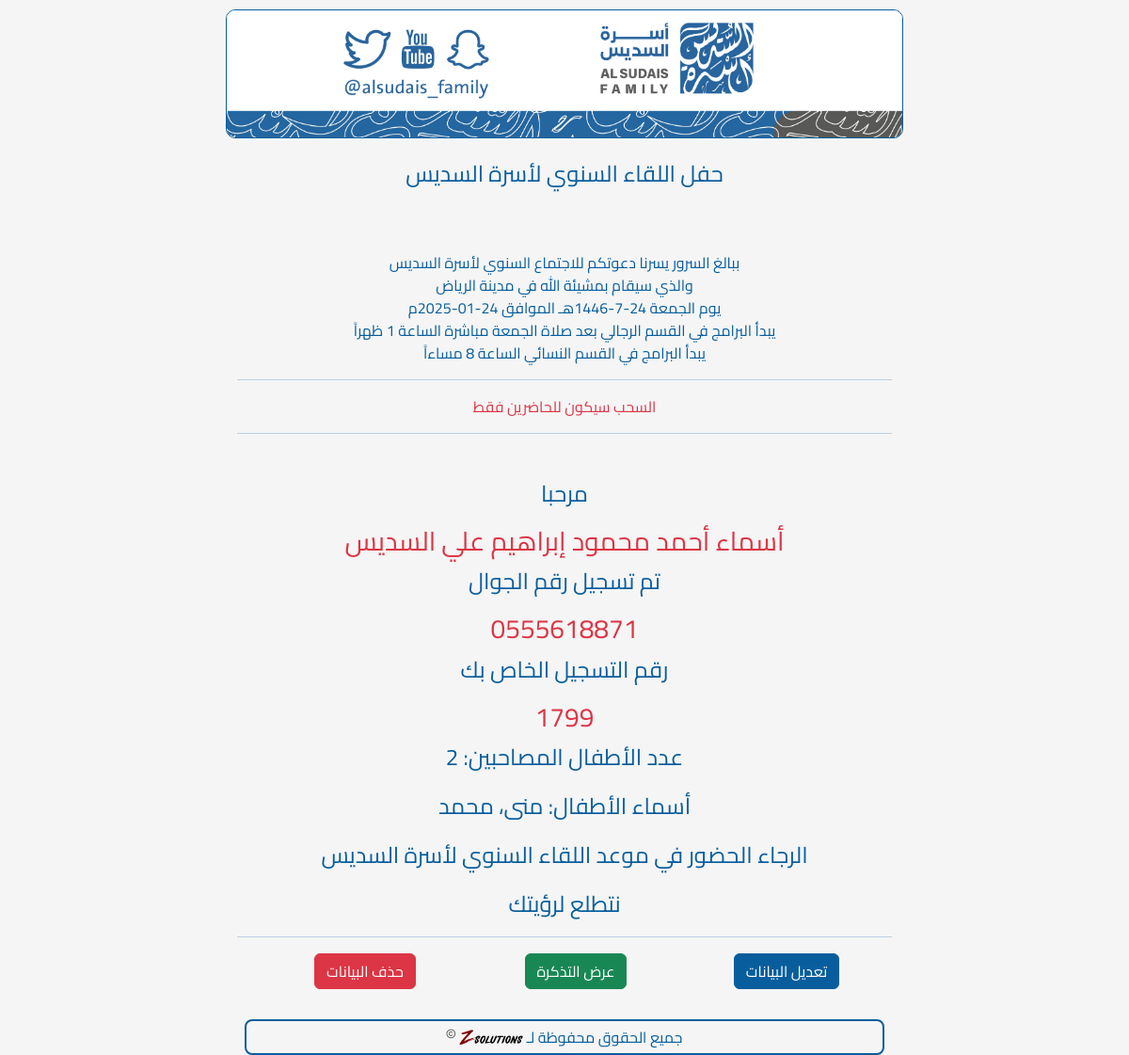
The app's page /registered/0555618871 with its own data.
### app.py (models this page shows)
class Registration(db.Model):
    __tablename__ = "registration"
    id = db.Column(db.Integer, primary_key=True, autoincrement=True)
    phone_number = db.Column(db.String(16), unique=True, nullable=False)
    first_name = db.Column(db.Text, nullable=False)
    family_name = db.Column(db.Text, nullable=False)
    father_name = db.Column(db.Text)
    first_grand_name = db.Column(db.Text)
    second_grand_name = db.Column(db.Text)
    third_grand_name = db.Column(db.Text)
    relation = db.Column(db.Text)
    age = db.Column(db.String(3))
    gender = db.Column(db.String(15))
    city = db.Column(db.Text)
    attendance = db.Column(db.Text, nullable=False)
    ideas = db.Column(db.Text)
    registration_number = db.Column(db.String(4), unique=True)
    prize_id = db.Column(db.Integer, db.ForeignKey("prize.id", name="fk_reg_prize_id"))
    is_attended = db.Column(db.Boolean, default=False)

### app.py (the view)
@app.route("/registered/<phone_number>", methods=["POST", "GET"])
def registered(phone_number):
    user_data = get_user_data(phone_number)
    if user_data:
        children = Children.query.filter_by(parent_phone=phone_number).all()
        children_names = [child.first_name for child in children]
        return render_template(
            "registered.html",
            user_data=user_data,
            children_names=children_names,
            children_count=len(children)
        )
    return redirect(url_for("index"))

### templates/registered.html (shortened to what this page needs)
<!DOCTYPE html>
{% extends 'base.html' %}
{% block content %}
    <div class="header">
        <div class="text-center font-weight-bold">ببالغ السرور يسرنا دعوتكم للاجتماع السنوي لأسرة السديس</div>
        <div class="text-center font-weight-bold">والذي سيقام بمشيئة الله في مدينة الرياض</div>
        <div class="text-center font-weight-bold">يوم الجمعة 24-7-1446هـ الموافق 24-01-2025م</div>
        <div class="text-center font-weight-bold">يبدأ البرامج في القسم الرجالي بعد صلاة الجمعة مباشرة الساعة 1 ظهراً</div>
        <div class="text-center font-weight-bold">يبدأ البرامج في القسم النسائي الساعة 8 مساءاً</div>
        <hr>
        <div class="text-center font-weight-bold text-danger">السحب سيكون للحاضرين فقط</div>
        <hr>
    </div>
    <div class="container text-center fs-3-rem" id="contentToConvert">
        <p>مرحبا</p>
        <h3 class="text-danger font-weight-bold">{{user_data.first_name}} {{user_data.father_name}} {{user_data.first_grand_name}} {{user_data.second_grand_name}} {{user_data.third_grand_name}} {{user_data.family_name}}</h3>
        <p>تم تسجيل رقم الجوال</p>
        <h3 class="text-danger font-weight-bold">{{user_data.phone_number}}</h3>
        <p>رقم التسجيل الخاص بك</p>
        <h3 class="text-danger font-weight-bold">{{user_data.registration_number}}</h3>
        {% if children_count > 0 %}
            <p>عدد الأطفال المصاحبين: {{ children_count }}</p>
            <p>أسماء الأطفال: {{ children_names|join('، ') }}</p>
        {% endif %}
        <p>الرجاء الحضور في موعد اللقاء السنوي لأسرة السديس</p>
        <p>نتطلع لرؤيتك</p>
    </div>
    <hr>
    <div class="container text-center fs-3-rem row">
        <div class="col">
            <form action="{{ url_for('register', phone_number=user_data.phone_number) }}" method="GET" style="display: inline;">
                <button type="submit" class="btn btn-primary">تعديل البيانات</button>
            </form>
        </div>
        <div class="col">
            <a href="{{ url_for('ticket', phone_number=user_data.phone_number) }}" class="btn btn-success">عرض التذكرة</a>
        </div>
        <div class="col">
            <button type="button" class="btn btn-danger" data-bs-toggle="modal" data-bs-target="#deleteModal">حذف البيانات</button>
        </div>
    </div>
{% endblock %}

### static/styles/mystyle.css (style rules this page uses)
* { font-family: 'Cairo-Regular', sans-serif; }
html, body { height: 100%; margin: 0; }
body { font-family: 'Cairo-Regular', sans-serif; background-color: whitesmoke; color: #085E9D; font-family: Arial, sans-serif; margin-left: auto; margin-right: auto; display: flex; flex-direction: column; }
@media (min-width: 768px) { body { max-width: 60%; } }
.header { position: relative; width: 100%; margin-bottom: 20px; z-index: 1; padding-top: 10px; padding-bottom: 10px; text-align: center; }
.btn-primary { background-color: #085E9D; border-color: #085E9D; min-width: 100px; }
.fs-3-rem { font-size: 1.5rem; }

### records on screen
Registration: first_name "أسماء", father_name "أحمد", first_grand_name "محمود", second_grand_name "إبراهيم", third_grand_name "علي", family_name "السديس", phone_number "0555618871", registration_number "1799"

### other values on screen
{{ children_count }} "2"
{{ children_names|join('، ') }} "منى، محمد"
